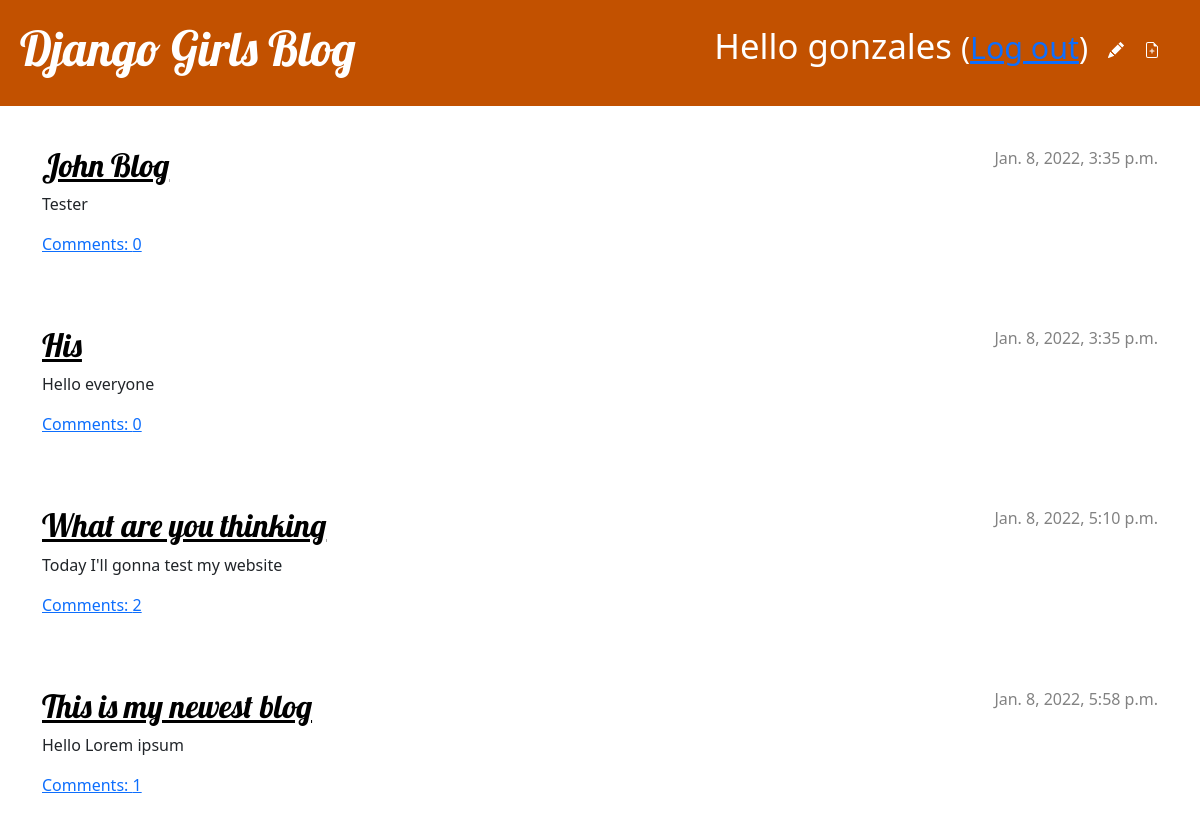
The app's page / (signed in) with its own data.
### blog/models.py (models this page shows, shortened)
class Post(models.Model):
    author = models.ForeignKey(settings.AUTH_USER_MODEL, on_delete=models.CASCADE)
    title = models.CharField(max_length=200)
    text = models.TextField()
    created_date = models.DateTimeField(default=timezone.now)
    published_date = models.DateTimeField(blank=True, null=True)
    def approved_comments(self):
        return self.comments.filter(approved_comment=True)

### blog/views.py (the view)
# urls.py: path('', views.post_list, name='post_list'),
def post_list(request):
    posts = Post.objects.filter(published_date__lte=timezone.now()).order_by('published_date')
    return render(request, 'blog/post_list.html', {'posts': posts})

### blog/templates/blog/post_list.html
{% extends 'blog/base.html' %}
{% block content %}
    {% for post in posts %}
        <article class="post">
            <time class="date">
                {{ post.published_date }}
            </time>
            <h2><a href="{% url 'post_detail' pk=post.pk %}">{{ post.title }}</a></h2>
            <p>{{ post.text|linebreaksbr }}</p>
            <a href="{% url 'post_detail' pk=post.pk %}">Comments: {{ post.approved_comments.count }}</a>
        </article>
    {% endfor %}
{% endblock %}

### blog/templates/blog/base.html (shortened to what this page needs)
{% load static %}
<!DOCTYPE html>
<html>
<head>
    <link rel="stylesheet" href="https://cdn.jsdelivr.net/npm/bootstrap@5.1.3/dist/css/bootstrap.min.css">
    <link rel="stylesheet" href="{% static 'css/blog.css' %}">
</head>
<body>
    <div class="page-header">
        {% if user.is_authenticated %}
            <a href="{% url 'post_new' %}" class="top-menu">{% include './icons/file-earmark-plus.svg' %}</a>
            <a href="{% url 'post_draft_list' %}" class="top-menu">{% include './icons/pencil-fill.svg' %}</a>
            <p class="top-menu">Hello {{ user.username }} <small>(<a href="{% url 'logout' %}">Log out</a>)</small></p>
        {% else %}
            <a href="{% url 'login' %}" class="top-menu">{% include './icons/lock.svg' %}</a>
        {% endif %}
        <h1><a href="/">Django Girls Blog</a></h1>
    </div>
    <div class="content container">
        <div class="row">
            <div class="col-md-12">
            {% block content %}
            {% endblock %}
            </div>
        </div>
    </div>
</body>
</html>

### blog/static/css/blog.css (style rules this page uses)
h1 a, h2 a { color: #C25100; font-family: 'Lobster'; }
body { padding-left: 0px; }
.page-header { background-color: #C25100; margin-top: 0; margin-bottom: 40px; padding: 20px 20px 20px 20px; }
.page-header h1, .page-header h1 a, .page-header h1 a:visited, .page-header h1 a:active { color: #ffffff; font-size: 36pt; text-decoration: none; }
h1, h2, h3, h4 { font-family: 'Lobster', cursive; }
.date { color: #828282; }
.top-menu, .top-menu:hover, .top-menu:visited { color: #ffffff; float: right; font-size: 26pt; margin-right: 20px; }
.post { margin-bottom: 70px; }
.post h2 a, .post h2 a:visited { color: #000000; }
.post > .date, .post > .actions { float: right; }

### records on screen
Post: published_date "Jan. 8, 2022, 3:35 p.m.", title "John Blog", text "Tester", approved_comments.count "0"
Post: published_date "Jan. 8, 2022, 3:35 p.m.", title "His", text "Hello everyone", approved_comments.count "0"
Post: published_date "Jan. 8, 2022, 5:10 p.m.", title "What are you thinking", text "Today I'll gonna test my website", approved_comments.count "2"
Post: published_date "Jan. 8, 2022, 5:58 p.m.", title "This is my newest blog", text "Hello Lorem ipsum", approved_comments.count "1"

### other values on screen
{{ user.username }} "gonzales"
